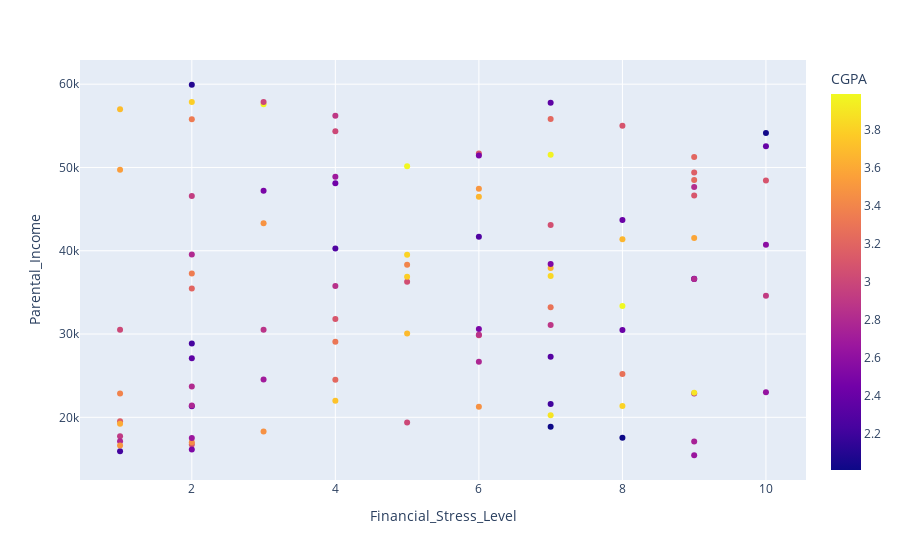

Notebook cell for this chart:
### Markdown cell above
I created a new data frame, DF_model1, with thee variables 'Counseling_Need',''Proposed_Remedy, and 'Placement_Status'. To make it easier for myself to remember what the "0" and "1" meant in the 'Counseling_Need' column, I named "0" as No Need and "1" as Need. Than I created a scatter plot of this new data frame with 'Placement_Status' on the x-axis and 'Counseling_Need' on the y-axis with 'Proposed_Redmedy' as the color. However, something didn't work.

### Code cell
variables=['Financial_Stress_Level','Parental_Income','CGPA']
DF_model2=DF[variables]
fig=px.scatter(DF_model2,x='Financial_Stress_Level',y='Parental_Income',color='CGPA')
fig.show()

### Figure 1 — Plotly figure (JSON) as saved in the notebook; plotly's stock layout.template omitted (floating-point values rounded to 4 significant figures)
{"data": [{"hovertemplate": "Financial_Stress_Level=%{x}<br>Parental_Income=%{y}<br>CGPA=%{marker.color}<extra></extra>", "legendgroup": "", "marker": {"color": [2.8, 2.35, 3.23, 3.35, 3.96, 3.01, 2.1, 2.93, 3.79, 3.48, 2.28, 3.16, 2.39, 3.1, 3.97, 3.11, 2.01, 2.49, 2.41, 3.13, 2.68, 2.03, 3.89, 2.87, 2.25, 3.61, 2.35, 3.44, 2.41, 3.06, 2.01, 3.31, 3.47, 3.09, 3.16, 3.98, 3.67, 3.7, 2.79, 2.35, 3.5, 2.31, 3.67, 3.4, 3.21, 2.74, 3.01, 3.99, 2.91, 3.81, 3.69, 3.34, 2.49, 2.9, 3.22, 2.22, 2.23, 3.65, 2.52, 3.58, 3.81, 2.89, 3.2, 3.22, 2.78, 3.89, 3.39, 3.1, 3.07, 2.21, 2.5, 2.79, 2.52, 2.7, 3.05, 3, 3.73, 2.67, 3.47, 2.86, 2.85, 3.79, 3.54, 3.83, 2.51, 2.28, 2.92, 3.09, 3.01, 2.58, 2.78, 2.63, 2.81, 2.81, 3.29, 2.66, 2.44, 3.28, 2.82, 3.49], "coloraxis": "coloraxis", "symbol": "circle"}, "mode": "markers", "name": "", "orientation": "v", "showlegend": false, "type": "scatter", "x": [2, 2, 9, 2, 7, 5, 2, 2, 2, 3, 6, 1, 10, 9, 3, 6, 7, 6, 8, 2, 4, 10, 7, 3, 9, 1, 2, 2, 8, 7, 8, 4, 6, 8, 9, 5, 6, 1, 9, 7, 6, 7, 8, 5, 9, 9, 1, 8, 1, 8, 5, 2, 3, 4, 7, 1, 2, 7, 9, 9, 5, 7, 2, 4, 2, 9, 1, 4, 6, 7, 6, 1, 7, 3, 5, 3, 4, 2, 3, 6, 4, 5, 1, 7, 2, 4, 10, 10, 4, 10, 6, 10, 9, 2, 7, 9, 4, 8, 9, 1], "xaxis": "x", "y": [39540, 21331, 48483, 37263, 51514, 19378, 59932, 46573, 57871, 43299, 41688, 19532, 52560, 46638, 57603, 51682, 18867, 51439, 30486, 16749, 48882, 54133, 20233, 30502, 36626, 19213, 27092, 17003, 43678, 43084, 17535, 29078, 21268, 55018, 49388, 50141, 46489, 57005, 22845, 57783, 47431, 27262, 41367, 38320, 51252, 17103, 30509, 33356, 17730, 21367, 30054, 55786, 47206, 56197, 55825, 15927, 28875, 37926, 36621, 41529, 39524, 31079, 35461, 24498, 21406, 22956, 22849, 31800, 29861, 21596, 30597, 17111, 38411, 24554, 36263, 57849, 21982, 17526, 18293, 29928, 35756, 36882, 49730, 36968, 16146, 40271, 34598, 48436, 54342, 40724, 26662, 22994, 36603, 23699, 33206, 15444, 48112, 25190, 47647, 16626], "yaxis": "y"}], "layout": {"autosize": true, "coloraxis": {"colorbar": {"title": {"text": "CGPA"}}, "colorscale": [[0, "#0d0887"], [0.1111, "#46039f"], [0.2222, "#7201a8"], [0.3333, "#9c179e"], [0.4444, "#bd3786"], [0.5556, "#d8576b"], [0.6667, "#ed7953"], [0.7778, "#fb9f3a"], [0.8889, "#fdca26"], [1, "#f0f921"]]}, "legend": {"tracegroupgap": 0}, "margin": {"t": 60}, "xaxis": {"anchor": "y", "autorange": true, "domain": [0, 1], "range": [0.4271, 10.57], "title": {"text": "Financial_Stress_Level"}, "type": "linear"}, "yaxis": {"anchor": "x", "autorange": true, "domain": [0, 1], "range": [12000.0, 63380.0], "title": {"text": "Parental_Income"}, "type": "linear"}}}
